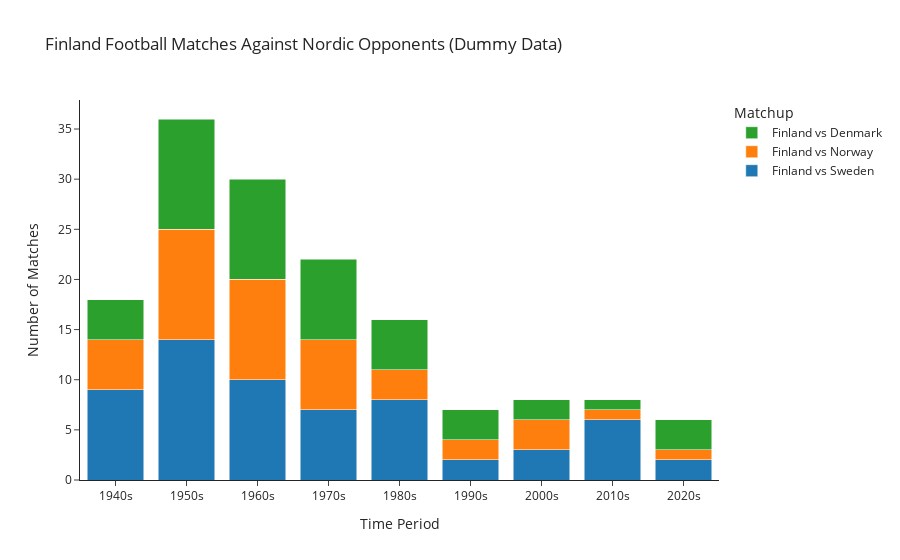

Source (notebook cell):
### Code cell
import plotly.graph_objects as go

# Dummy data (stacked format)
decades = ['1940s', '1950s', '1960s', '1970s', '1980s', '1990s', '2000s', '2010s', '2020s']
matches_vs_sweden = [9, 14, 10, 7, 8, 2, 3, 6, 2]
matches_vs_norway = [5, 11, 10, 7, 3, 2, 3, 1, 1]
matches_vs_denmark = [4, 11, 10, 8, 5, 3, 2, 1, 3]

# Create stacked bar chart with custom colors
fig = go.Figure(data=[
    go.Bar(name='Finland vs Sweden', x=decades, y=matches_vs_sweden, marker_color='#1f77b4'),
    go.Bar(name='Finland vs Norway', x=decades, y=matches_vs_norway, marker_color='#ff7f0e'),
    go.Bar(name='Finland vs Denmark', x=decades, y=matches_vs_denmark, marker_color='#2ca02c')
])

# Update layout for stacked bars
fig.update_layout(
    barmode='stack',
    title='Finland Football Matches Against Nordic Opponents (Dummy Data)',
    xaxis_title='Time Period',
    yaxis_title='Number of Matches',
    legend_title='Matchup',
    template='simple_white'
)

fig.show()

### Figure 1 — Plotly figure (JSON) as saved in the notebook; plotly's stock layout.template omitted (floating-point values rounded to 4 significant figures)
{"data": [{"marker": {"color": "#1f77b4"}, "name": "Finland vs Sweden", "type": "bar", "x": ["1940s", "1950s", "1960s", "1970s", "1980s", "1990s", "2000s", "2010s", "2020s"], "y": [9, 14, 10, 7, 8, 2, 3, 6, 2]}, {"marker": {"color": "#ff7f0e"}, "name": "Finland vs Norway", "type": "bar", "x": ["1940s", "1950s", "1960s", "1970s", "1980s", "1990s", "2000s", "2010s", "2020s"], "y": [5, 11, 10, 7, 3, 2, 3, 1, 1]}, {"marker": {"color": "#2ca02c"}, "name": "Finland vs Denmark", "type": "bar", "x": ["1940s", "1950s", "1960s", "1970s", "1980s", "1990s", "2000s", "2010s", "2020s"], "y": [4, 11, 10, 8, 5, 3, 2, 1, 3]}], "layout": {"autosize": true, "barmode": "stack", "legend": {"title": {"text": "Matchup"}}, "title": {"text": "Finland Football Matches Against Nordic Opponents (Dummy Data)"}, "xaxis": {"autorange": true, "range": [-0.5, 8.5], "title": {"text": "Time Period"}, "type": "category"}, "yaxis": {"autorange": true, "range": [0, 37.89], "title": {"text": "Number of Matches"}, "type": "linear"}}}
